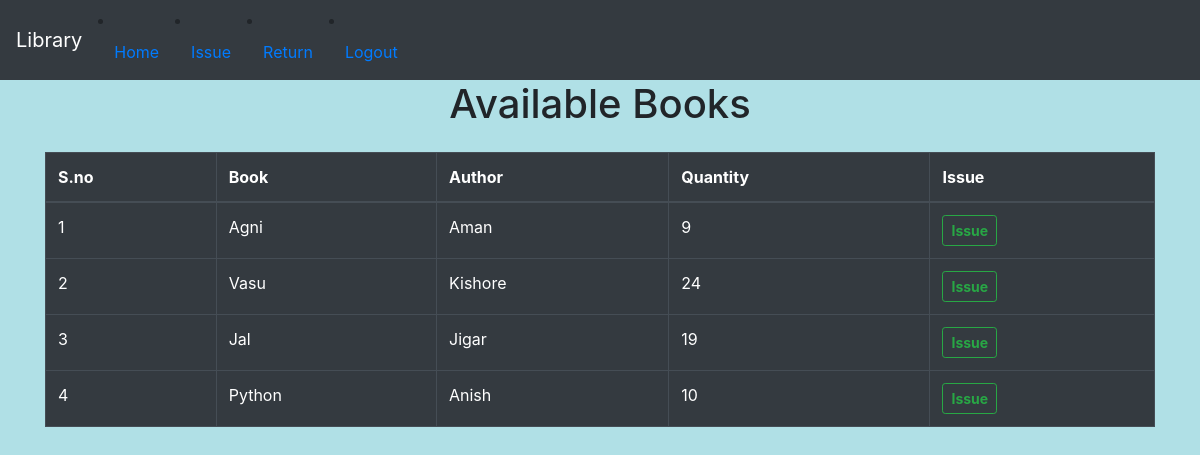
The page /issue (signed in) on the database its author committed.
### home/models.py (models this page shows, shortened)
class Book(models.Model):
    book_name = models.CharField(max_length=120)
    author_name = models.CharField(max_length=60)
    quantity = models.IntegerField()
    objects = models.Manager()

### home/views.py (the view, shortened to what this page needs)
# urls.py: path('issue', views.issue, name='issue'),
@login_required(login_url='login')
def issue(request):
    my_items = IssuedItem.objects.filter(user_id=request.user, return_date__isnull=True).values_list('book_id')
    books = Book.objects.exclude(id__in=my_items).filter(quantity__gt=0)
    return render(request, 'issue_item.html', {'books': books})

### templates/issue_item.html (shortened to what this page needs)
<!doctype html>
<html lang="en">
  <head>
    <link rel="stylesheet" href="https://cdn.jsdelivr.net/npm/bootstrap@4.6.2/dist/css/bootstrap.min.css">
  </head>
  <body style="background-color:powderblue;">
    <div >
      <nav class="navbar navbar-expand-lg navbar-dark bg-dark">
        <a class="navbar-brand" href="">Library</a>
        {% if not user.is_authenticated %}
        <div class="collapse navbar-collapse" id="navbarSupportedContent">
          <ul class="navbar-nav mr-auto">
            <li class="nav-item active">
              <a class="nav-link" href="">Home <span class="sr-only">(current)</span></a>
            </li>
            <li class="nav-item">
              <a class="nav-link" href="books">Books</a>
            </li>
            <li class="nav-item">
              <a class="nav-link" href="logins">Login</a>
            </li>
            <li class="nav-item">
              <a class="nav-link" href="registration">Register</a>
            </li>
            {% else %}
            <li class="nav-item">
               <a class="nav-link" href="/">Home <span class="sr-only">(current)</span></a>
            </li>
            <li class="nav-item">
              <a class="nav-link" href="issue">Issue</a>
            </li>
            <li class="nav-item">
              <a class="nav-link" href="return_item">Return</a>
            </li>
            <li class="nav-item">
              <a class="nav-link" href="logout">Logout</a>
            </li>
            {% endif %}
        </div>
    <div>
      <h1 class="text-center">Available Books</h1>
        <div class="container mt-4">
            <table class="table table-bordered table-dark">
          <thead>
            <tr>
              <th scope="col">S.no</th>
              <th scope="col">Book</th>
              <th scope="col">Author</th>
              <th scope="col">Quantity</th>
              <th scope="col">Issue</th>
            </tr>
          </thead>
          <tbody id="table_data">
            {% for book in books %}
            <tr>
              <td>{{forloop.counter}}</td>
              <td>{{book.book_name}}</td>
              <td>{{book.author_name}}</td>
              <td>{{book.quantity}}</td>
              <td>
                <form action="issue" method="post">
              <button type="submit" class="btn btn-outline-success btn-sm">
                <b>Issue</b>
              </button>
            </form>
              </td>
            </tr>
            {% endfor %}
          </tbody>
           </table>
        </div>
    </div>
  </body>
</html>

### rows shown on the page
Book: book_name "Agni", author_name "Aman", quantity "9"
Book: book_name "Vasu", author_name "Kishore", quantity "24"
Book: book_name "Jal", author_name "Jigar", quantity "19"
Book: book_name "Python", author_name "Anish", quantity "10"
